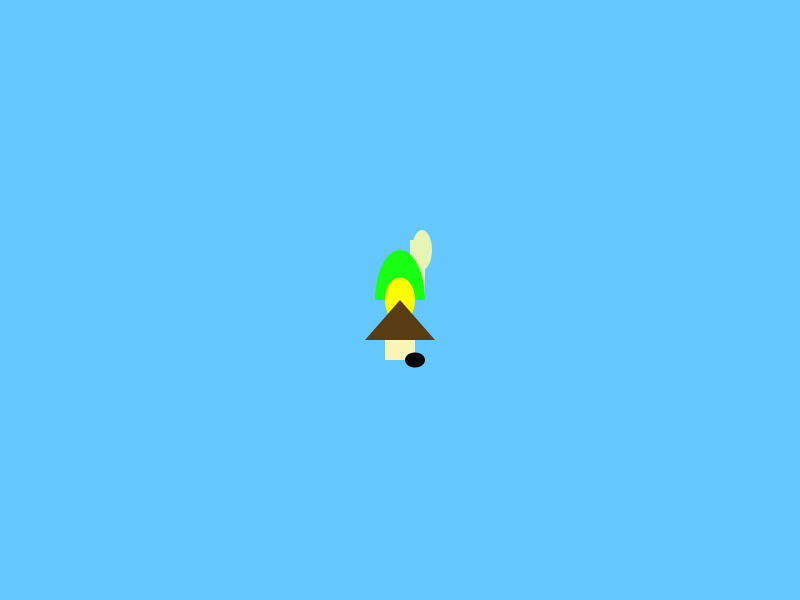
Frame 1 (no input)
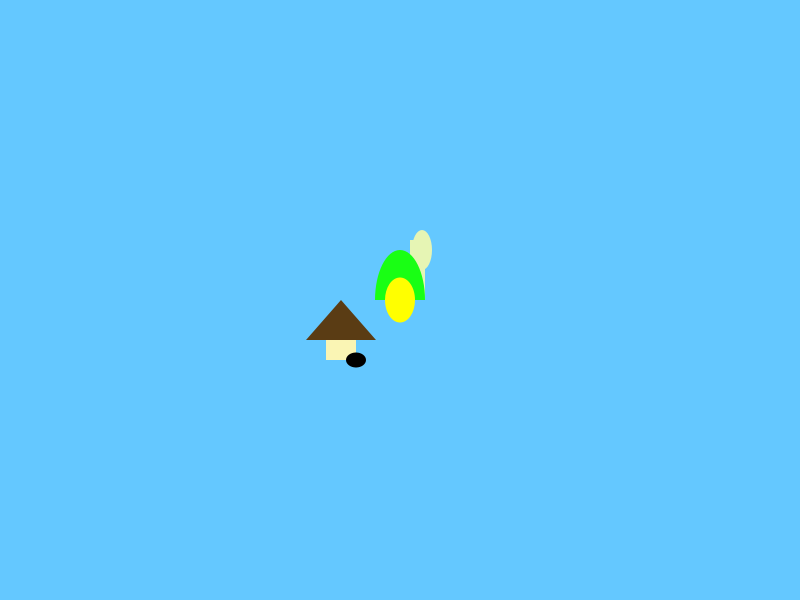
Frame 60 (the mouse pressed at the canvas centre just before this capture)
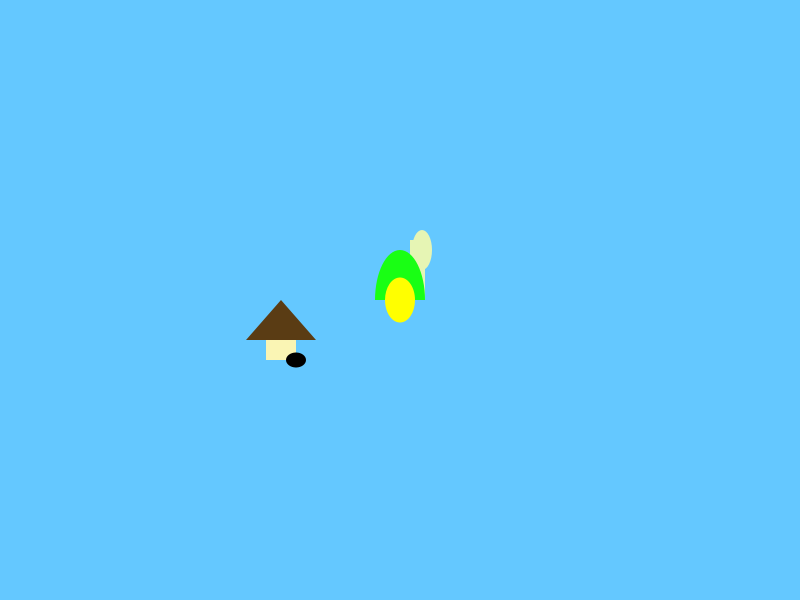
Frame 120 (the mouse held since frame 60 and released just before this capture)

The Processing sketch that drew these frames (run headless with seeded random() and noise(); from frame 60 on, the mouse is pressed at the canvas centre):

// Processing sketch: Sprites
// ── Sprites.pde
Coin s;
Goomba g;
Koopa k;

void setup(){
  noStroke();
  size(800, 600);
  background(100, 200, 255);
  s = new Coin(new PVector(width/2, height/2));
  g = new Goomba(new PVector(width/2, height/2));
  k = new Koopa();
}

void draw(){
  background(100, 200, 255);
  k.show();
  s.show();
  g.show();
  g.move();
  
}

// ── Coin.pde

public class Coin extends Sprite{
  
  public Coin(PVector l){
    super(l);
  }
  public void move(){
    //nuhting
  }
  
  public void show(){
    fill(255,255, 0);
    ellipse(super.loc.x, super.loc.y, 30, 45);
  }
}

// ── Goomba.pde
public class Goomba extends Sprite{
  public Goomba(PVector p){
    super(p);
  }
  
  public void show(){
    if(frameCount/15 % 2 == 0){
      costume1();
      return;
    }
    costume2();
  }
  
  public void move(){
    super.loc.x--;
  }
  
  public void costume1(){
    fill(250, 245, 180);
    rect(super.loc.x - 15, super.loc.y + 40, 30, 20);
    fill(90, 60, 20);
    triangle(super.loc.x, super.loc.y, super.loc.x - 35, super.loc.y + 40, super.loc.x + 35, super.loc.y + 40);
    fill(0);
    ellipse(super.loc.x + 15, super.loc.y + 60, 20, 15);
  
  }
  
  public void costume2(){
    fill(250, 245, 180);
    rect(super.loc.x - 15, super.loc.y + 40, 30, 20);
    fill(90, 60, 20);
    triangle(super.loc.x, super.loc.y, super.loc.x - 35, super.loc.y + 40, super.loc.x + 35, super.loc.y + 40);
    fill(0);
    ellipse(super.loc.x - 15, super.loc.y + 60, 20, 15);
  }
}

// ── Koopa.pde
public class Koopa extends Sprite{
  
  
  
  void move(){
    
  }
  
  void show(){
    float x = super.loc.x;
    float y = super.loc.y;
    fill(230, 245, 180);
    rect(x + 10, y - 60, 15, 60); 
    ellipse(x + 22, y - 50, 20, 40);
    fill(25, 255, 20);
    arc(x, y, 50, 100, PI, 2 * PI);
    
    
  }
}

// ── Sprite.pde
public abstract class Sprite{
  PVector loc;
  
  public Sprite(){
    loc = new PVector(width/2, height/2);
  }
  
  public Sprite(PVector l){
    loc = l;
  }
  
  public abstract void move();
  
  public abstract void show();
  
}
